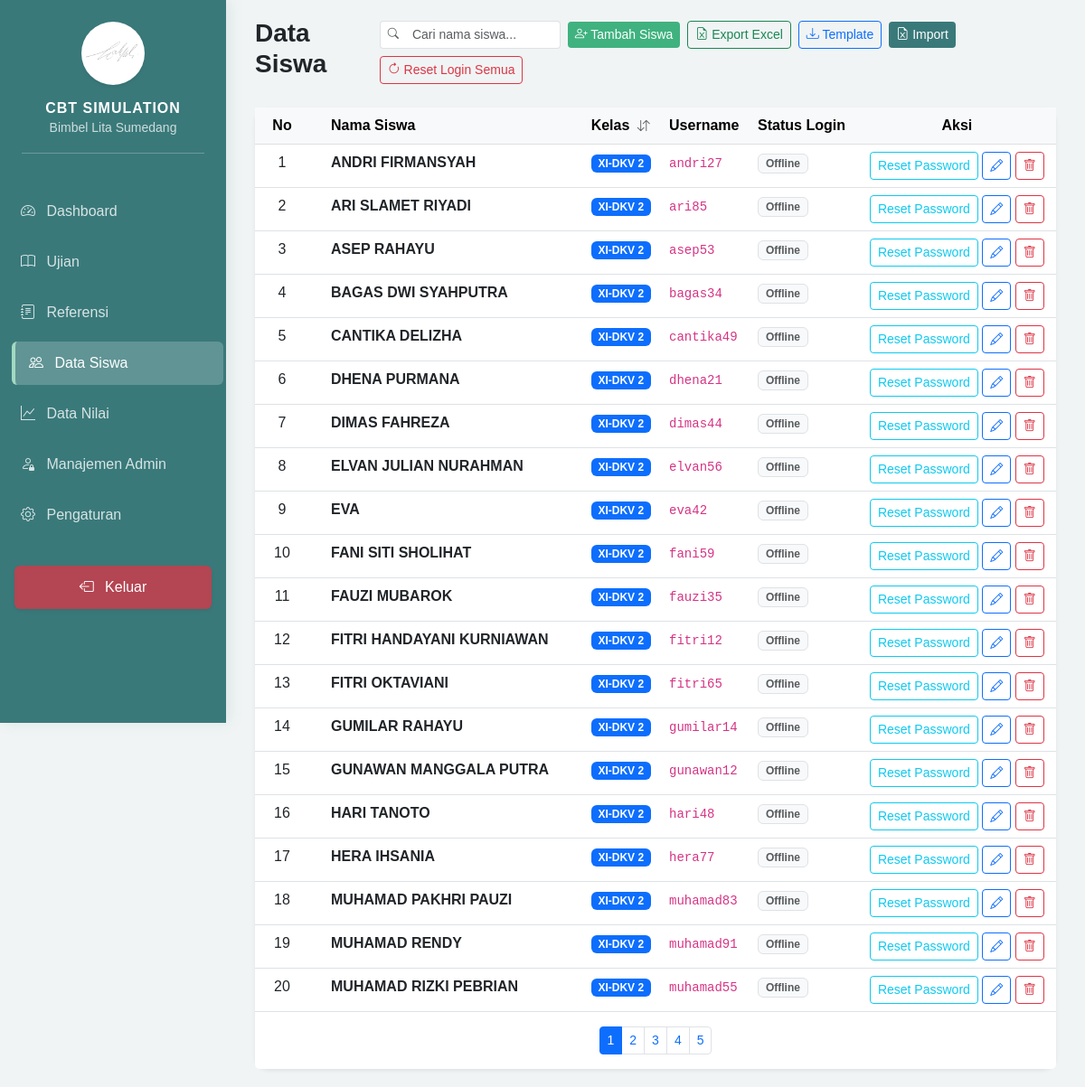
The page /admin/dashboard.php?page=students (signed in) on the database its author committed.
### tables this page shows
CREATE TABLE `students` (
  `id` int NOT NULL,
  `username` varchar(50) NOT NULL,
  `password` varchar(255) NOT NULL,
  `full_name` varchar(100) DEFAULT NULL,
  `class` varchar(50) DEFAULT NULL,
  `is_logged_in` tinyint(1) DEFAULT '0',
  `last_login` datetime DEFAULT NULL,
  `created_at` timestamp NULL DEFAULT CURRENT_TIMESTAMP
);

### admin/modules/students/index.php (the view, shortened to what this page needs)
<?php
require_once '../config/database.php';
$stmt = $pdo->query("SELECT * FROM students ORDER BY class ASC, full_name ASC");
$students = $stmt->fetchAll();
$nomor = 0;
?>
<div class="d-flex justify-content-between align-items-center mb-4">
    <h3 class="fw-bold">Data Siswa</h3>
    <div class="d-flex gap-2 align-items-center flex-wrap">
        <div class="input-group input-group-sm" style="width: 200px;">
            <span class="input-group-text bg-white border-end-0"><i class="bi bi-search text-muted small"></i></span>
            <input type="text" id="searchInput" class="form-control form-control-sm border-start-0" placeholder="Cari nama siswa...">
        </div>
        <button class="btn btn-sm btn-success" data-bs-toggle="modal" data-bs-target="#addSingleModal">
            <i class="bi bi-person-plus"></i> Tambah Siswa
        </button>
        <button class="btn btn-sm btn-outline-success" data-bs-toggle="modal" data-bs-target="#exportModalStudents">
            <i class="bi bi-file-earmark-excel"></i> Export Excel
        </button>
        <button class="btn btn-sm btn-outline-primary" onclick="location.href='modules/students/download_template.php'">
            <i class="bi bi-download"></i> Template
        </button>
        <button class="btn btn-sm btn-primary" data-bs-toggle="modal" data-bs-target="#importModal">
            <i class="bi bi-file-earmark-excel"></i> Import
        </button>
        <a href="modules/students/process.php?action=reset_all_login" class="btn btn-sm btn-outline-danger"
           onclick="return confirm('Reset status login SEMUA siswa? Semua sesi aktif siswa akan diakhiri.')">
            <i class="bi bi-arrow-clockwise"></i> Reset Login Semua
        </a>
    </div>
</div>
<div class="card border-0 shadow-sm">
    <div class="card-body p-0">
        <div class="table-responsive">
            <table class="table table-hover mb-0" id="studentTable">
                <thead class="table-light">
                    <tr>
                        <th style="width: 60px;" class="text-center">No</th>
                        <th class="px-4">Nama Siswa</th>
                        <th style="cursor: pointer;" id="sortClass">
                            Kelas <i class="bi bi-arrow-down-up ms-1 small text-muted"></i>
                        </th>
                        <th>Username</th>
                        <th>Status Login</th>
                        <th class="text-center">Aksi</th>
                    </tr>
                </thead>
                <tbody id="tableBody">
                    <?php foreach ($students as $s): $nomor++; ?>
                    <tr class="student-row">
                        <td class="text-center nomor-urut"><?= $nomor ?></td>
                        <td class="px-4 fw-bold student-name"><?= htmlspecialchars($s['full_name']) ?></td>
                        <td><span class="badge bg-primary student-class"><?= htmlspecialchars($s['class'] ?? '-') ?></span></td>
                        <td><code><?= htmlspecialchars($s['username']) ?></code></td>
                        <td>
                            <?php if ($s['is_logged_in']): ?>
                                <span class="badge bg-warning text-dark">Aktif</span>
                                <a onclick="return confirm('Reset login siswa ini?')" href="modules/students/process.php?action=reset_login&id=<?= $s['id'] ?>" class="btn btn-sm btn-outline-warning" title="Reset Login Session">
                                    <i class="bi bi-arrow-clockwise"></i>
                                </a>
                            <?php else: ?>
                                <span class="badge bg-light text-muted border">Offline</span>
                            <?php endif; ?>
                        </td>
                        <td class="text-center">
                            <a href="modules/students/process.php?action=reset_password&id=<?= $s['id'] ?>" class="btn btn-sm btn-outline-info" title="Reset Password ke 123456" onclick="return confirm('Reset password siswa ini menjadi 123456?')">
                                Reset Password
                            </a>
                            <button class="btn btn-sm btn-outline-primary edit-btn"
                                    data-id="<?= $s['id'] ?>"
                                    data-name="<?= htmlspecialchars($s['full_name']) ?>"
                                    data-class="<?= htmlspecialchars($s['class'] ?? '') ?>"
                                    data-bs-toggle="modal"
                                    data-bs-target="#editModal"
                                    title="Edit Data">
                                <i class="bi bi-pencil"></i>
                            </button>
                            <a href="modules/students/process.php?action=delete&id=<?= $s['id'] ?>" class="btn btn-sm btn-outline-danger" onclick="return confirm('Hapus siswa ini?')">
                                <i class="bi bi-trash"></i>
                            </a>
                        </td>
                    </tr>
                    <?php endforeach; ?>
                </tbody>
            </table>
        </div>
    </div>
    <div class="card-footer bg-white border-0 py-3">
        <nav>
            <ul class="pagination pagination-sm justify-content-center mb-0" id="paginationControls"></ul>
        </nav>
    </div>
</div>

### includes/header.php (style rules this page uses)
:root { --sidebar-width: 250px; --primary-teal: #3a797a; --mint-green: #a2d9c1; --mint-light: #f0fdf4; }
body { background-color: #f0f4f4; font-family: 'Poppins', sans-serif; }
.card { border-radius: 15px; border: none; box-shadow: 0 5px 15px rgba(0,0,0,0.05); }
.btn-success { background-color: #3fb27f; border: none; }
.btn-primary { background-color: var(--primary-teal); border: none; }

### rows shown on the page
students: full_name "ANDRI FIRMANSYAH", class "XI-DKV 2", username "andri27", is_logged_in "Offline"
students: full_name "ARI SLAMET RIYADI", class "XI-DKV 2", username "ari85", is_logged_in "Offline"
students: full_name "ASEP RAHAYU", class "XI-DKV 2", username "asep53", is_logged_in "Offline"
students: full_name "BAGAS DWI SYAHPUTRA", class "XI-DKV 2", username "bagas34", is_logged_in "Offline"
students: full_name "CANTIKA DELIZHA", class "XI-DKV 2", username "cantika49", is_logged_in "Offline"
students: full_name "DHENA PURMANA", class "XI-DKV 2", username "dhena21", is_logged_in "Offline"
students: full_name "DIMAS FAHREZA", class "XI-DKV 2", username "dimas44", is_logged_in "Offline"
students: full_name "ELVAN JULIAN NURAHMAN", class "XI-DKV 2", username "elvan56", is_logged_in "Offline"
students: full_name "EVA", class "XI-DKV 2", username "eva42", is_logged_in "Offline"
students: full_name "FANI SITI SHOLIHAT", class "XI-DKV 2", username "fani59", is_logged_in "Offline"
students: full_name "FAUZI MUBAROK", class "XI-DKV 2", username "fauzi35", is_logged_in "Offline"
students: full_name "FITRI HANDAYANI KURNIAWAN", class "XI-DKV 2", username "fitri12", is_logged_in "Offline"
students: full_name "FITRI OKTAVIANI", class "XI-DKV 2", username "fitri65", is_logged_in "Offline"
students: full_name "GUMILAR RAHAYU", class "XI-DKV 2", username "gumilar14", is_logged_in "Offline"
students: full_name "GUNAWAN MANGGALA PUTRA", class "XI-DKV 2", username "gunawan12", is_logged_in "Offline"
students: full_name "HARI TANOTO", class "XI-DKV 2", username "hari48", is_logged_in "Offline"
students: full_name "HERA IHSANIA", class "XI-DKV 2", username "hera77", is_logged_in "Offline"
students: full_name "MUHAMAD PAKHRI PAUZI", class "XI-DKV 2", username "muhamad83", is_logged_in "Offline"
students: full_name "MUHAMAD RENDY", class "XI-DKV 2", username "muhamad91", is_logged_in "Offline"
students: full_name "MUHAMAD RIZKI PEBRIAN", class "XI-DKV 2", username "muhamad55", is_logged_in "Offline"

### other values the page prints
$site_app_name "CBT SIMULATION"
$site_bimbel_name "Bimbel Lita Sumedang"
